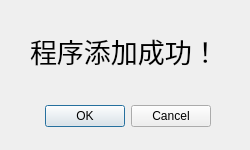
<?xml version="1.0" encoding="UTF-8"?>
<ui version="4.0">
 <class>addprocesssuccessfully</class>
 <widget class="QDialog" name="addprocesssuccessfully">
  <property name="geometry">
   <rect>
    <x>0</x>
    <y>0</y>
    <width>250</width>
    <height>150</height>
   </rect>
  </property>
  <property name="maximumSize">
   <size>
    <width>250</width>
    <height>150</height>
   </size>
  </property>
  <property name="windowTitle">
   <string>Dialog</string>
  </property>
  <widget class="QDialogButtonBox" name="buttonBox">
   <property name="geometry">
    <rect>
     <x>-130</x>
     <y>100</y>
     <width>341</width>
     <height>32</height>
    </rect>
   </property>
   <property name="orientation">
    <enum>Qt::Horizontal</enum>
   </property>
   <property name="standardButtons">
    <set>QDialogButtonBox::Cancel|QDialogButtonBox::Ok</set>
   </property>
  </widget>
  <widget class="QLabel" name="label">
   <property name="geometry">
    <rect>
     <x>30</x>
     <y>10</y>
     <width>191</width>
     <height>81</height>
    </rect>
   </property>
   <property name="font">
    <font>
     <family>黑体</family>
     <pointsize>20</pointsize>
    </font>
   </property>
   <property name="text">
    <string>程序添加成功！</string>
   </property>
  </widget>
 </widget>
 <resources/>
 <connections>
  <connection>
   <sender>buttonBox</sender>
   <signal>accepted()</signal>
   <receiver>addprocesssuccessfully</receiver>
   <slot>accept()</slot>
   <hints>
    <hint type="sourcelabel">
     <x>248</x>
     <y>254</y>
    </hint>
    <hint type="destinationlabel">
     <x>157</x>
     <y>274</y>
    </hint>
   </hints>
  </connection>
  <connection>
   <sender>buttonBox</sender>
   <signal>rejected()</signal>
   <receiver>addprocesssuccessfully</receiver>
   <slot>reject()</slot>
   <hints>
    <hint type="sourcelabel">
     <x>316</x>
     <y>260</y>
    </hint>
    <hint type="destinationlabel">
     <x>286</x>
     <y>274</y>
    </hint>
   </hints>
  </connection>
 </connections>
</ui>
